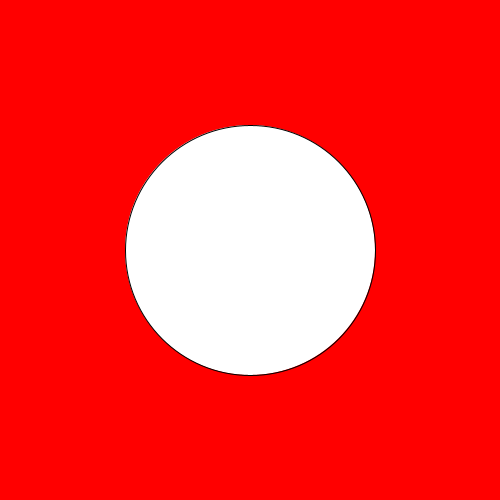
Frame 1 (no input)
Frame 60 (the mouse pressed at the canvas centre just before this capture): identical to frame 1, image omitted
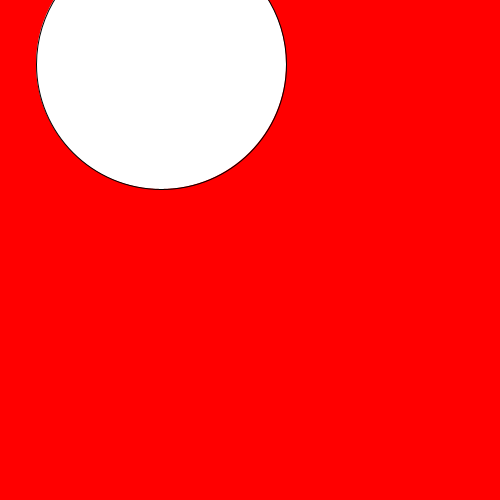
Frame 120 (the mouse held since frame 60 and released just before this capture)

The Processing sketch that drew these frames (run headless with seeded random() and noise(); from frame 60 on, the mouse is pressed at the canvas centre):

// Processing sketch: SlipperyDot2
// ── SlipperyDot2.pde
int a = 250;
int x = 250;
int y = 250;
void setup() {
  size(500, 500);
}
void draw() {
  background(255, 0, 0);
  ellipse(x, y, a, a);
  if (mousePressed) {
    int distance = getDistance(x, y, mouseX, mouseY);
    System.out.println(distance);
    int halfDistance = a/2;
    if (distance > -halfDistance && distance < halfDistance) {
      x = int (random(a));
      y = int (random(a));
    }
  }
}
void mousePressed() {
  int distance = getDistance(x, y, mouseX, mouseY);
  System.out.println(distance);
  int halfDistance =distance/2;
  if (distance > -halfDistance && distance < halfDistance) {
    x = int (random(a));
    y = int (random(a));
    ellipse(x, y, a, a);
  }
}
int getDistance(int x1, int y1, int x2, int y2) {
  return (int)Math.sqrt(x2 * x2 + y2 * y2) - (int)Math.sqrt(x1 * x1 + y1 * y1);
}
